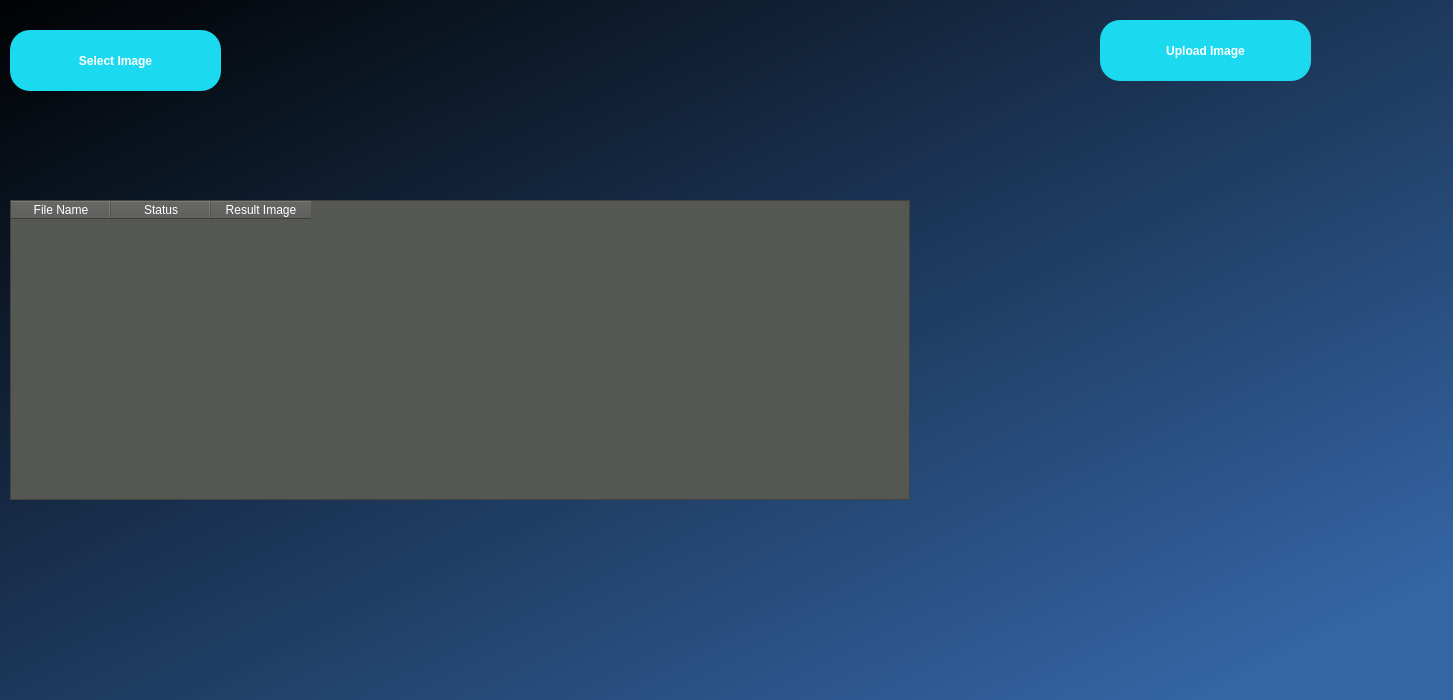
<?xml version="1.0" encoding="UTF-8"?>
<ui version="4.0">
 <class>Dialog</class>
 <widget class="QDialog" name="Dialog">
  <property name="geometry">
   <rect>
    <x>0</x>
    <y>0</y>
    <width>1453</width>
    <height>700</height>
   </rect>
  </property>
  <property name="windowTitle">
   <string>Dialog</string>
  </property>
  <widget class="QWidget" name="mainWidget" native="true">
   <property name="enabled">
    <bool>true</bool>
   </property>
   <property name="geometry">
    <rect>
     <x>-90</x>
     <y>-20</y>
     <width>2000</width>
     <height>800</height>
    </rect>
   </property>
   <property name="font">
    <font>
     <weight>75</weight>
     <bold>true</bold>
    </font>
   </property>
   <property name="styleSheet">
    <string notr="true">QWidget#mainWidget{
background-color: qlineargradient(spread:pad, x1:0.026, y1:0.0225, x2:0.823, y2:0.671, stop:0 rgba(0, 0, 0, 255), stop:1 rgba(52, 101, 164, 255));}</string>
   </property>
   <widget class="QLabel" name="pathLabel">
    <property name="geometry">
     <rect>
      <x>350</x>
      <y>60</y>
      <width>801</width>
      <height>51</height>
     </rect>
    </property>
    <property name="font">
     <font>
      <family>Purisa</family>
      <pointsize>12</pointsize>
      <weight>9</weight>
      <italic>false</italic>
      <bold>false</bold>
     </font>
    </property>
    <property name="styleSheet">
     <string notr="true">font: 75 12pt &quot;Purisa&quot;; 
color: rgb(238, 238, 236);</string>
    </property>
    <property name="text">
     <string/>
    </property>
   </widget>
   <widget class="QTableWidget" name="imageTable">
    <property name="geometry">
     <rect>
      <x>100</x>
      <y>220</y>
      <width>900</width>
      <height>300</height>
     </rect>
    </property>
    <property name="styleSheet">
     <string notr="true">font: 75 15pt &quot;Meera&quot;;
color: rgb(255,255,255);
background-color: rgb(85, 87, 83);</string>
    </property>
    <column>
     <property name="text">
      <string>File Name</string>
     </property>
    </column>
    <column>
     <property name="text">
      <string>Status</string>
     </property>
     <property name="textAlignment">
      <set>AlignCenter</set>
     </property>
    </column>
    <column>
     <property name="text">
      <string>Result Image</string>
     </property>
    </column>
   </widget>
   <widget class="QPushButton" name="selectButton">
    <property name="geometry">
     <rect>
      <x>100</x>
      <y>50</y>
      <width>211</width>
      <height>61</height>
     </rect>
    </property>
    <property name="styleSheet">
     <string notr="true">border-radius: 20px;
background-color: rgb(27, 217, 239);
font: 14pt &quot;Ubuntu&quot;;
color: white;</string>
    </property>
    <property name="text">
     <string>Select Image</string>
    </property>
   </widget>
   <widget class="QPushButton" name="uploadButton">
    <property name="geometry">
     <rect>
      <x>1190</x>
      <y>40</y>
      <width>211</width>
      <height>61</height>
     </rect>
    </property>
    <property name="styleSheet">
     <string notr="true">border-radius: 20px;
background-color: rgb(27, 217, 239);
font: 14pt &quot;Ubuntu&quot;;
color: white;</string>
    </property>
    <property name="text">
     <string>Upload Image</string>
    </property>
   </widget>
   <widget class="QLabel" name="imageLabel">
    <property name="geometry">
     <rect>
      <x>1040</x>
      <y>220</y>
      <width>461</width>
      <height>321</height>
     </rect>
    </property>
    <property name="text">
     <string/>
    </property>
   </widget>
  </widget>
 </widget>
 <resources>
  <include location="Icons/start.qrc"/>
  <include location="Icons/play.qrc"/>
 </resources>
 <connections/>
</ui>
